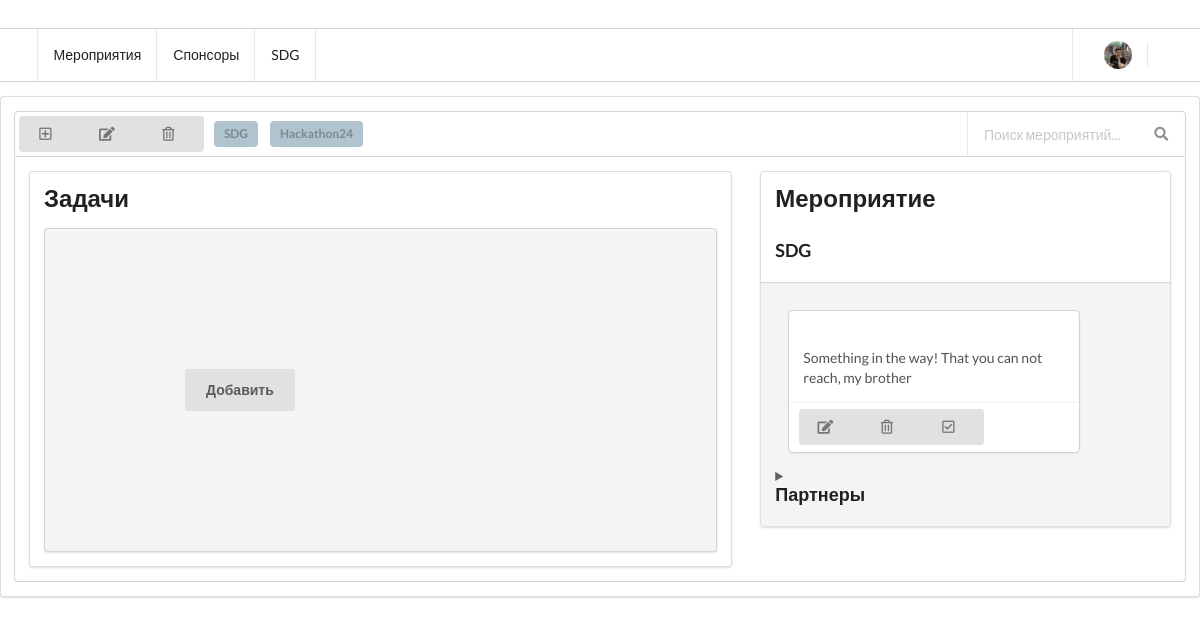
Page /event/1/ on the earlier database version.
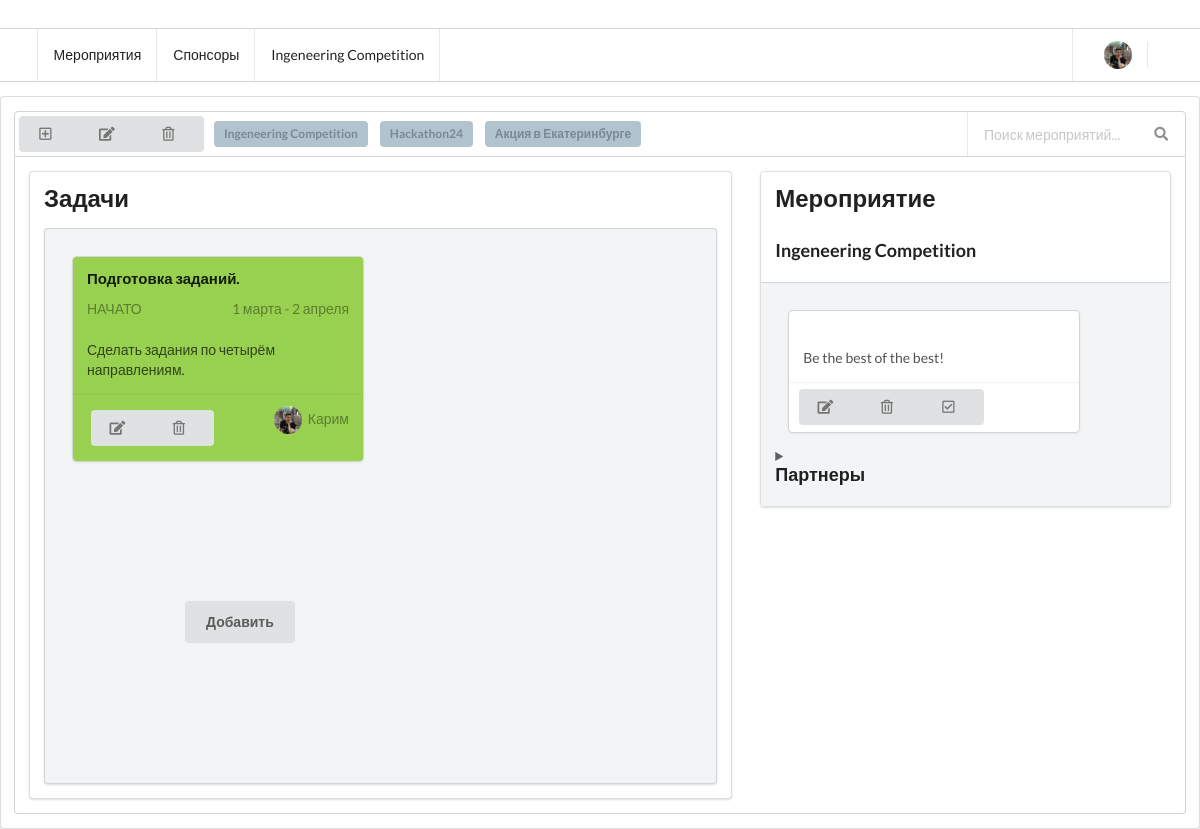
Same page on the later database version.
### heart/models.py (models this page shows, shortened)
class Event(models.Model): #id добавлен автоматически
    name = models.CharField(u'Название мероприятия', max_length=255, default='event')
    desc = models.TextField(u'Описание', blank=True)
    place = models.CharField(u'Место проведения', blank=True, max_length=255)
    creat_time = models.DateTimeField(u'Дата создания', auto_now_add=True)
    start_time = models.DateTimeField(u'Дата начала')
    end_time = models.DateTimeField(u'Дата окончания')
    hidden = models.BooleanField(u'Скрытый?(False-нет, True-да)',default = False)
    tags = models.CharField(u'Тэги(через запятую)', max_length=255)
    partner = models.ForeignKey(Partner, on_delete=models.CASCADE)

class Task(models.Model):
    START = 'ST'
    DOING = 'DO'
    END = 'EN'
    CHOICES = (
        (START, 'НАЧАТА'),
        (DOING, 'В ПРОЦЕССЕ'),
        (END, 'ЗАВЕРШЕНА'),
    )
    name = models.CharField(u'Задача', max_length=255, default='Zadacha')
    event = models.ForeignKey(Event, on_delete=models.CASCADE)
    todo = models.TextField(u'Описание', blank=True)
    partner = models.ForeignKey(Partner, on_delete=models.CASCADE)
    progress = models.CharField(u'Прогресс',max_length=2,
                                      choices=CHOICES,
                                      default=START)
    end_time = models.DateTimeField(u'Время окончания', blank=True, auto_now=True)

### heart/views.py (the view)
# urls.py: path('event/<int:pk>/', views.EventView.as_view()),
class EventView(DetailView):
    model = Event
    template_name = 'event.html'
    def get_context_data(self, **kwargs):
        ev = Event.objects.all()
        context = super().get_context_data(**kwargs)
        context['partner'] = Partner.objects.all()
        context['ev'] = Event.objects.all()
        context['tasks'] = Task.objects.all()
        return context

### heart/models.py (called while the page is built)
    def __str__(self):
        return '{}'.format(self.name)

### heart/templates/event.html (shortened to what this page needs)
{% load staticfiles %}
<!DOCTYPE html>
<html>
<head>
    <link rel="stylesheet" type="text/css" media="screen" href="{% static 'styles.css' %}" />
    <link rel="stylesheet" type="text/css" href="{% static 'semantic.min.css' %}" />
</head>
<body>
    <div class="ui attached stackable menu header_menu">
        <div class="ui container" id="main_menu">
            <a class="item" id="events">
                Мероприятия
            </a>
            <a class="item" id="scolarshipers">
                Спонсоры
            </a>
            <a class="item" id="events">{{event.name}}</a>
            <div class="right item">
            <div class="ui dropdown icon item">
                <img class="ui avatar image" src="{% static '/images/avatar/Karim.jpg' %}" id="user_photo">
            </div>
            </div>
        </div>
    </div>
    <div class="ui segment">
    <div class="ui top attached menu">
        <div style="margin: 0.3em;">
            <div class="ui buttons">
                <button class="ui button "><i class="plus square outline icon"></i></button>
                <button class="ui button "><i class="edit icon"></i></button>
                <button class="ui button "><i class="trash alternate outline icon"></i></button>
            </div>
        </div>
        <div class="event_list" id="event_list">
    {% for event in ev %}
            {%if event.hidden %}
            {% else %}
            <div class="ui label chips">
                    <a type="submit" href="/event/{{ event.pk }}">{{ event.name }} </a>
                </div>
            {% endif %}
            {% endfor %}
        </div>
        <div class="right menu">
            <div class="ui right aligned category search item">
            <div class="ui transparent icon input">
                <input class="prompt" type="text" placeholder="Поиск мероприятий..." id="event_search">
                <i class="search link icon"></i>
            </div>
            </div>
        </div>
    </div>
    <div class="ui bottom attached segment">
        <div class="ui grid">
            <div class="ten wide column">
                <div class="ui segment">
                <h2 class="ui header">Задачи</h2>
                <div class="ui secondary segment" id="month_task_container">
                    <div class="task_wrapper">
                        {% for task in tasks %}
                        {% if task.event == event %}
                        <div class="ui card started_task" id="task" id="123239">
                            <div class="content">
                            <div class="card_header">
                                <h4 class="ui header" id="task_header_name">{{task.name}}</h4>
                            </div>
                                <div class="meta">
                                <span class="right floated time">1 марта - 2 апреля</span>
                                <span class="category">НАЧАТО</span>
                                </div>
                                <div class="description">
                                <p>{{task.todo}}
                                </p>
                                </div>
                            </div>
                            <div class="extra content">
                                <div class="right floated author">
                                <img class="ui avatar image" src="{% static '/images/avatar/Karim.jpg' %}"> Карим
                                </div>
                                <div style="margin: 0.3em;">
                                    <div class="ui buttons">
                                            <button class="mini ui button"><i class="edit icon"></i></button>
                                            <button class="mini ui button"><i class="trash alternate outline icon"></i></button>
                                    </div>
                                </div>
                            </div>
                        </div>
                        {% endif %}
                        {% endfor %}
                        <button class="ui button" style="height: 3em; margin: 9em;">
                            Добавить
                        </button>
                    </div>
                </div>
                </div>
        </div>
        <div class="six wide column">
            <div class="ui segments">
                <div class="ui segment" id="notifications">
                <h2 class="ui header">Мероприятие</h2>
                <h3 class="ui header">{{event.name}}</h3>
                </div>
                <div class="ui secondary segment" id="notifications_container">
                    <div class="ui card" id="notification" id="123239">
                        <div class="content">
                        <div class="card_header">
                        </div>
                            <div class="description">
                            <p>{{event.desc}}
                            </p>
                            </div>
                        </div>
                        <div class="extra content">
                            <div style="margin: -0.3em;">
                                <div class="ui buttons">
                                    <button class="mini ui button"><i class="edit icon"></i></button>
                                    <button class="mini ui button"><i class="trash alternate outline icon"></i></button>
                                    <button class="mini ui button"><i class="check square outline icon"></i></button>
                                </div>
                            </div>
                        </div>
                    </div>
                <details><summary><h3 class="ui header">Партнеры</h3></summary>
  </details>
                </div>
            </div>
        </div>
    </div>
    </div>
</div>
</body>
</html>

### static/styles.css (style rules this page uses)
.chips { margin: 0.5em !important; background-color: #B1C3CE !important; }
.header_menu { margin-top: 2em !important; }
.header { margin-bottom: 0.3em !important; }
.description { margin-top: 1.5em !important; }
.card_header { display: flex; flex-flow: column; margin-bottom: 0.5em; }
.started_task { background-color: #98D14F !important; }
#user_photo { margin: -1em 0 -1em 0; }
.task_wrapper { display: flex; flex-flow: row wrap; align-content: space-around; }
.card { margin: 1em !important; }
.event_list { display: flex; flex-flow: row nowrap; align-items: center; }

Differences in the rows shown:
changed Event: name "SDG" → "Ingeneering Competition"; desc "Something in the way! That you can not reach, my brother" → "Be the best of the best!"
added Event: name "Акция в Екатеринбурге"
added Task: name "Подготовка заданий.", todo "Сделать задания по четырём направлениям."
